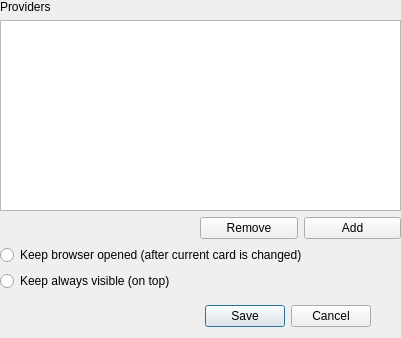
<?xml version="1.0" encoding="UTF-8"?>
<ui version="4.0">
 <class>ConfigView</class>
 <widget class="QDialog" name="ConfigView">
  <property name="geometry">
   <rect>
    <x>0</x>
    <y>0</y>
    <width>401</width>
    <height>338</height>
   </rect>
  </property>
  <property name="windowTitle">
   <string>Web Browser Config</string>
  </property>
  <widget class="QDialogButtonBox" name="btActions">
   <property name="geometry">
    <rect>
     <x>30</x>
     <y>300</y>
     <width>341</width>
     <height>32</height>
    </rect>
   </property>
   <property name="orientation">
    <enum>Qt::Horizontal</enum>
   </property>
   <property name="standardButtons">
    <set>QDialogButtonBox::Cancel|QDialogButtonBox::Save</set>
   </property>
  </widget>
  <widget class="QWidget" name="verticalLayoutWidget">
   <property name="geometry">
    <rect>
     <x>0</x>
     <y>0</y>
     <width>401</width>
     <height>291</height>
    </rect>
   </property>
   <layout class="QVBoxLayout" name="verticalLayout">
    <item>
     <widget class="QLabel" name="lbProviders">
      <property name="text">
       <string>Providers</string>
      </property>
     </widget>
    </item>
    <item>
     <widget class="QTableView" name="tbProviders"/>
    </item>
    <item>
     <layout class="QHBoxLayout" name="horizontalLayout">
      <property name="leftMargin">
       <number>200</number>
      </property>
      <item>
       <widget class="QPushButton" name="btRemove">
        <property name="text">
         <string>Remove</string>
        </property>
       </widget>
      </item>
      <item>
       <widget class="QPushButton" name="btAdd">
        <property name="text">
         <string>Add</string>
        </property>
       </widget>
      </item>
     </layout>
    </item>
    <item>
     <widget class="QRadioButton" name="radioButton">
      <property name="text">
       <string>Keep browser opened (after current card is changed)</string>
      </property>
     </widget>
    </item>
    <item>
     <widget class="QRadioButton" name="radioButton_2">
      <property name="text">
       <string>Keep always visible (on top)</string>
      </property>
     </widget>
    </item>
   </layout>
  </widget>
 </widget>
 <resources/>
 <connections>
  <connection>
   <sender>btActions</sender>
   <signal>accepted()</signal>
   <receiver>ConfigView</receiver>
   <slot>accept()</slot>
   <hints>
    <hint type="sourcelabel">
     <x>248</x>
     <y>254</y>
    </hint>
    <hint type="destinationlabel">
     <x>157</x>
     <y>274</y>
    </hint>
   </hints>
  </connection>
  <connection>
   <sender>btActions</sender>
   <signal>rejected()</signal>
   <receiver>ConfigView</receiver>
   <slot>reject()</slot>
   <hints>
    <hint type="sourcelabel">
     <x>316</x>
     <y>260</y>
    </hint>
    <hint type="destinationlabel">
     <x>286</x>
     <y>274</y>
    </hint>
   </hints>
  </connection>
 </connections>
</ui>
